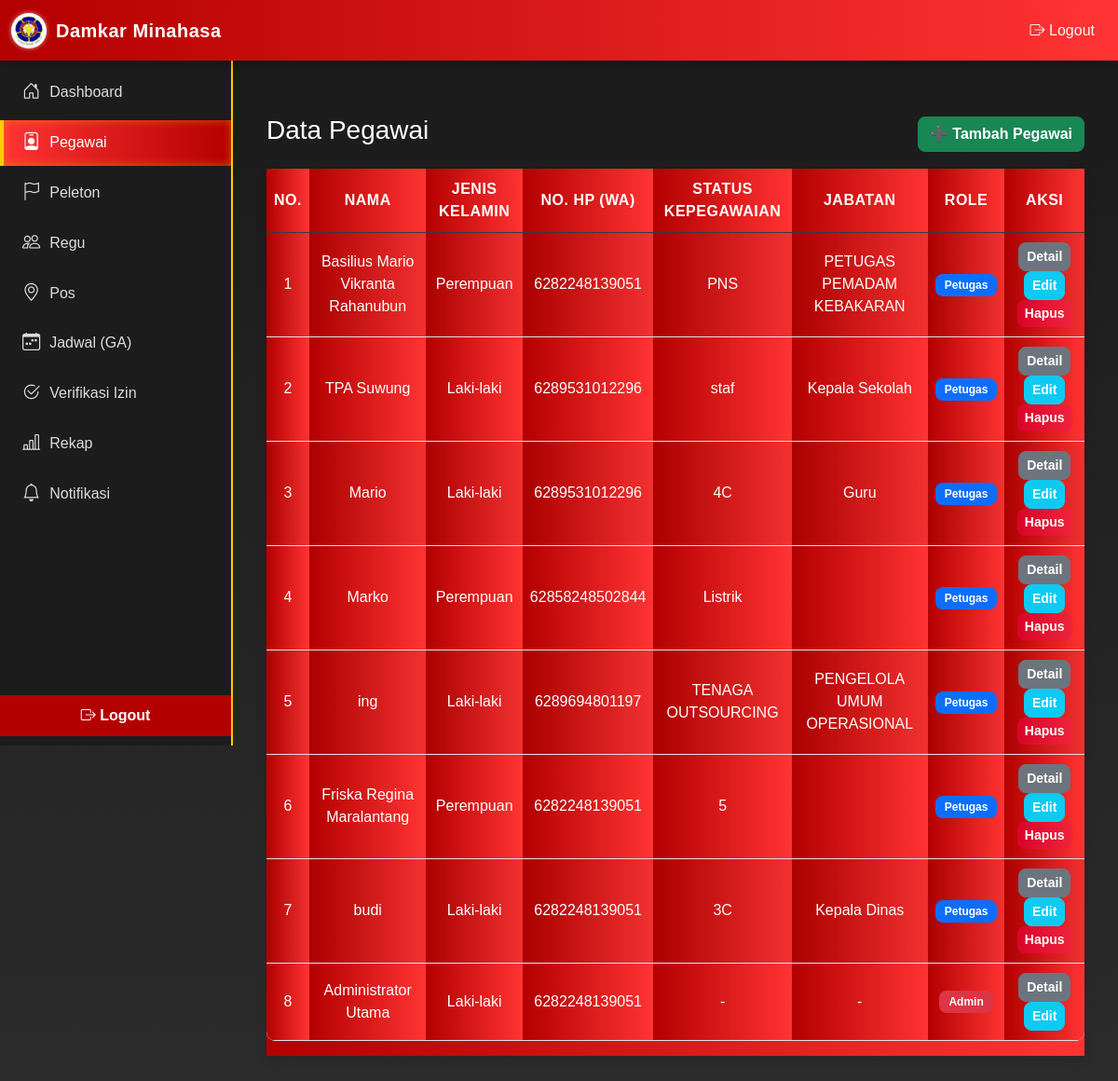
The app's page /admin/pegawai.php (signed in) with its own data.
### tables this page shows
CREATE TABLE `pegawai` (
  `id` int(11) NOT NULL,
  `username` varchar(50) DEFAULT NULL,
  `password_hash` varchar(255) DEFAULT NULL,
  `nama` varchar(150) DEFAULT NULL,
  `jenis_kelamin` enum('Laki-laki','Perempuan') DEFAULT NULL,
  `nip` varchar(50) DEFAULT NULL,
  `status_kepegawaian` varchar(50) DEFAULT NULL,
  `no_hp` varchar(20) DEFAULT NULL,
  `telegram_id` varchar(50) DEFAULT NULL,
  `golongan` varchar(50) DEFAULT NULL,
  `ruang` varchar(50) DEFAULT NULL,
  `jabatan` varchar(100) DEFAULT NULL,
  `tugas` text DEFAULT NULL,
  `role` enum('admin','petugas') DEFAULT 'petugas',
  `created_at` timestamp NOT NULL DEFAULT current_timestamp()
);

### admin/pegawai.php (the view, shortened to what this page needs)
<?php
require '../config/db.php';
$rows = $pdo->query('SELECT * FROM pegawai ORDER BY id DESC')->fetchAll(PDO::FETCH_ASSOC);
include 'header.php';
include 'sidebar.php';
?>
<!doctype html>
<html lang="id">
<head>
  <link href="https://cdn.jsdelivr.net/npm/bootstrap@5.3.0/dist/css/bootstrap.min.css" rel="stylesheet">
  <link rel="stylesheet" href="../assets/css/admin/pegawai.css">
</head>
<body>
  <div class="container py-4">
    <div class="pegawai-header d-flex justify-content-between align-items-center mb-3">
      <h3>Data Pegawai</h3>
      <button class="btn btn-success" data-bs-toggle="modal" data-bs-target="#mAdd">➕ Tambah Pegawai</button>
    </div>
    <div class="table-responsive">
      <table class="table table-sm table-striped table-hover">
        <thead class="table-dark">
          <tr>
            <th>No.</th>
            <th>Nama</th>
            <th>Jenis Kelamin</th>
            <th>No. HP (WA)</th>
            <th>Status Kepegawaian</th>
            <th>Jabatan</th>
            <th>Role</th>
            <th>Aksi</th>
          </tr>
        </thead>
        <tbody>
          <?php
          $no = 1;
          foreach ($rows as $r):
          ?>
            <tr>
              <td><?= $no++ ?></td>
              <td><?= htmlspecialchars($r['nama']) ?></td>
              <td><?= htmlspecialchars($r['jenis_kelamin'] ?? '-') ?></td>
              <td><?= htmlspecialchars($r['no_hp'] ?? '-') ?></td>
              <td><?= htmlspecialchars($r['status_kepegawaian'] ?? '-') ?></td>
              <td><?= htmlspecialchars($r['jabatan'] ?? '-') ?></td>
              <td><span class="badge bg-<?= ($r['role'] == 'admin' ? 'danger' : 'primary') ?>"><?= ucfirst($r['role']) ?></span></td>
              <td>
                <button class="btn btn-sm btn-secondary" data-bs-toggle="modal" data-bs-target="#detailModal-<?= $r['id'] ?>">Detail</button>
                <a href="?edit_id=<?= $r['id'] ?>" class="btn btn-sm btn-info text-white">Edit</a>
                <?php if ($r['id'] != ($_SESSION['user_id'] ?? null) || $r['role'] != 'admin'): ?>
                  <a href="?delete_id=<?= $r['id'] ?>" class="btn btn-sm btn-danger"
                    onclick="return confirm('Yakin ingin menghapus pegawai <?= htmlspecialchars($r['nama']) ?>?')">Hapus</a>
                <?php endif; ?>
              </td>
            </tr>
          <?php endforeach; ?>
        </tbody>
      </table>
    </div>
  </div>
</body>
</html>

### assets/css/admin/pegawai.css (style rules this page uses)
body { font-family: "Poppins", sans-serif; background: linear-gradient(180deg, #1a1a1a 0%, #2c2c2c 100%); color: #ffffff; margin: 0; padding: 10px 0 10px; }
form button, .btn { border-radius: 8px; font-weight: 600; transition: 0.3s; }
.btn-danger { background: linear-gradient(90deg, #d90429, #ef233c); border: none; }
.table { border-radius: 10px; overflow: hidden; background: #fff; }
.table thead { background: #b30000; color: #fff; text-transform: uppercase; letter-spacing: 0.5px; }
.table th, .table td { vertical-align: middle; text-align: center; padding: 10px 8px; color: #ffffff; }
.badge { padding: 6px 10px; border-radius: 8px; font-weight: 600; text-transform: capitalize; }
.table-responsive th, td, tr { background: linear-gradient(90deg, #b30000, #ff3333); color: #fff; }
.table-responsive { box-shadow: 0 4px 12px rgba(0, 0, 0, 0.1); background: linear-gradient(90deg, #b30000, #ff3333); }

### records on screen
pegawai: nama "Basilius Mario Vikranta Rahanubun", jenis_kelamin "Perempuan", no_hp "6282248139051", status_kepegawaian "PNS", jabatan "PETUGAS PEMADAM KEBAKARAN", role "Petugas"
pegawai: nama "TPA Suwung", jenis_kelamin "Laki-laki", no_hp "6289531012296", status_kepegawaian "staf", jabatan "Kepala Sekolah", role "Petugas"
pegawai: nama "Mario", jenis_kelamin "Laki-laki", no_hp "6289531012296", status_kepegawaian "4C", jabatan "Guru", role "Petugas"
pegawai: nama "Marko", jenis_kelamin "Perempuan", no_hp "62858248502844", status_kepegawaian "Listrik", role "Petugas"
pegawai: nama "ing", jenis_kelamin "Laki-laki", no_hp "6289694801197", status_kepegawaian "TENAGA OUTSOURCING", jabatan "PENGELOLA UMUM OPERASIONAL", role "Petugas"
pegawai: nama "Friska Regina Maralantang", jenis_kelamin "Perempuan", no_hp "6282248139051", status_kepegawaian "5", role "Petugas"
pegawai: nama "budi", jenis_kelamin "Laki-laki", no_hp "6282248139051", status_kepegawaian "3C", jabatan "Kepala Dinas", role "Petugas"
pegawai: nama "Administrator Utama", jenis_kelamin "Laki-laki", no_hp "6282248139051", status_kepegawaian "-", jabatan "-", role "Admin"
